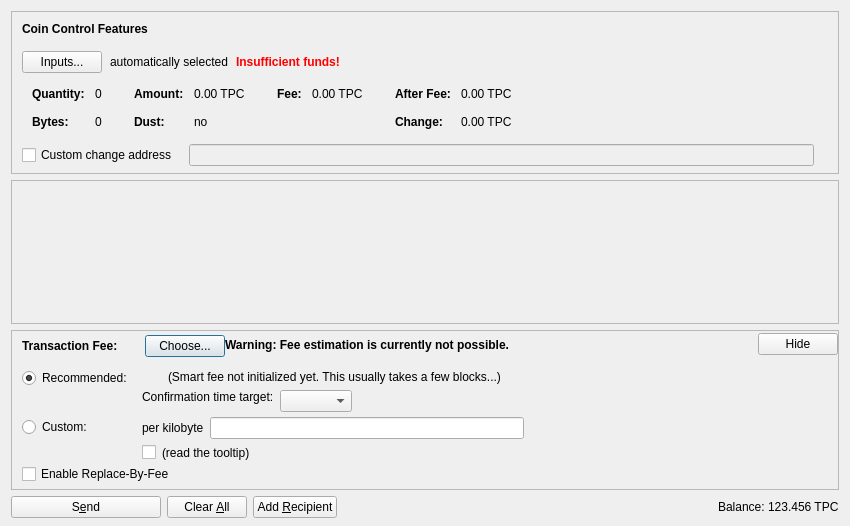
<?xml version="1.0" encoding="UTF-8"?>
<ui version="4.0">
 <class>SendCoinsDialog</class>
 <widget class="QDialog" name="SendCoinsDialog">
  <property name="geometry">
   <rect>
    <x>0</x>
    <y>0</y>
    <width>850</width>
    <height>526</height>
   </rect>
  </property>
  <property name="windowTitle">
   <string>Send Coins</string>
  </property>
  <layout class="QVBoxLayout" name="verticalLayout" stretch="0,1,0,0">
   <property name="bottomMargin">
    <number>8</number>
   </property>
   <item>
    <widget class="QFrame" name="frameCoinControl">
     <property name="sizePolicy">
      <sizepolicy hsizetype="Expanding" vsizetype="Expanding">
       <horstretch>0</horstretch>
       <verstretch>0</verstretch>
      </sizepolicy>
     </property>
     <property name="maximumSize">
      <size>
       <width>16777215</width>
       <height>16777215</height>
      </size>
     </property>
     <property name="frameShape">
      <enum>QFrame::StyledPanel</enum>
     </property>
     <property name="frameShadow">
      <enum>QFrame::Sunken</enum>
     </property>
     <layout class="QVBoxLayout" name="verticalLayoutCoinControl2">
      <property name="spacing">
       <number>0</number>
      </property>
      <property name="leftMargin">
       <number>0</number>
      </property>
      <property name="topMargin">
       <number>0</number>
      </property>
      <property name="rightMargin">
       <number>0</number>
      </property>
      <property name="bottomMargin">
       <number>6</number>
      </property>
      <item>
       <layout class="QVBoxLayout" name="verticalLayoutCoinControl" stretch="0,0,0,0,1">
        <property name="spacing">
         <number>0</number>
        </property>
        <property name="leftMargin">
         <number>10</number>
        </property>
        <property name="topMargin">
         <number>10</number>
        </property>
        <item>
         <layout class="QHBoxLayout" name="horizontalLayoutCoinControl1">
          <property name="bottomMargin">
           <number>15</number>
          </property>
          <item>
           <widget class="QLabel" name="labelCoinControlFeatures">
            <property name="sizePolicy">
             <sizepolicy hsizetype="Preferred" vsizetype="Maximum">
              <horstretch>0</horstretch>
              <verstretch>0</verstretch>
             </sizepolicy>
            </property>
            <property name="font">
             <font>
              <weight>75</weight>
              <bold>true</bold>
             </font>
            </property>
            <property name="styleSheet">
             <string notr="true">font-weight:bold;</string>
            </property>
            <property name="text">
             <string>Coin Control Features</string>
            </property>
           </widget>
          </item>
         </layout>
        </item>
        <item>
         <layout class="QHBoxLayout" name="horizontalLayoutCoinControl2" stretch="0,0,0,0">
          <property name="spacing">
           <number>8</number>
          </property>
          <property name="bottomMargin">
           <number>10</number>
          </property>
          <item>
           <widget class="QPushButton" name="pushButtonCoinControl">
            <property name="styleSheet">
             <string notr="true"/>
            </property>
            <property name="text">
             <string>Inputs...</string>
            </property>
            <property name="autoDefault">
             <bool>false</bool>
            </property>
           </widget>
          </item>
          <item>
           <widget class="QLabel" name="labelCoinControlAutomaticallySelected">
            <property name="text">
             <string>automatically selected</string>
            </property>
            <property name="margin">
             <number>5</number>
            </property>
           </widget>
          </item>
          <item>
           <widget class="QLabel" name="labelCoinControlInsuffFunds">
            <property name="font">
             <font>
              <weight>75</weight>
              <bold>true</bold>
             </font>
            </property>
            <property name="styleSheet">
             <string notr="true">color:red;font-weight:bold;</string>
            </property>
            <property name="text">
             <string>Insufficient funds!</string>
            </property>
            <property name="margin">
             <number>5</number>
            </property>
           </widget>
          </item>
          <item>
           <spacer name="horizontalSpacerCoinControl">
            <property name="orientation">
             <enum>Qt::Horizontal</enum>
            </property>
            <property name="sizeHint" stdset="0">
             <size>
              <width>40</width>
              <height>1</height>
             </size>
            </property>
           </spacer>
          </item>
         </layout>
        </item>
        <item>
         <widget class="QWidget" name="widgetCoinControl" native="true">
          <property name="sizePolicy">
           <sizepolicy hsizetype="Preferred" vsizetype="Preferred">
            <horstretch>0</horstretch>
            <verstretch>0</verstretch>
           </sizepolicy>
          </property>
          <property name="minimumSize">
           <size>
            <width>0</width>
            <height>0</height>
           </size>
          </property>
          <property name="styleSheet">
           <string notr="true"/>
          </property>
          <layout class="QHBoxLayout" name="horizontalLayoutCoinControl5">
           <property name="leftMargin">
            <number>0</number>
           </property>
           <property name="topMargin">
            <number>0</number>
           </property>
           <property name="rightMargin">
            <number>0</number>
           </property>
           <property name="bottomMargin">
            <number>0</number>
           </property>
           <item>
            <layout class="QHBoxLayout" name="horizontalLayoutCoinControl3" stretch="0,0,0,1">
             <property name="spacing">
              <number>20</number>
             </property>
             <property name="topMargin">
              <number>0</number>
             </property>
             <property name="bottomMargin">
              <number>10</number>
             </property>
             <item>
              <layout class="QFormLayout" name="formLayoutCoinControl1">
               <property name="horizontalSpacing">
                <number>10</number>
               </property>
               <property name="verticalSpacing">
                <number>14</number>
               </property>
               <property name="leftMargin">
                <number>10</number>
               </property>
               <property name="topMargin">
                <number>4</number>
               </property>
               <property name="rightMargin">
                <number>6</number>
               </property>
               <item row="0" column="0">
                <widget class="QLabel" name="labelCoinControlQuantityText">
                 <property name="font">
                  <font>
                   <weight>75</weight>
                   <bold>true</bold>
                  </font>
                 </property>
                 <property name="text">
                  <string>Quantity:</string>
                 </property>
                 <property name="margin">
                  <number>0</number>
                 </property>
                </widget>
               </item>
               <item row="0" column="1">
                <widget class="QLabel" name="labelCoinControlQuantity">
                 <property name="cursor">
                  <cursorShape>IBeamCursor</cursorShape>
                 </property>
                 <property name="contextMenuPolicy">
                  <enum>Qt::ActionsContextMenu</enum>
                 </property>
                 <property name="text">
                  <string notr="true">0</string>
                 </property>
                 <property name="margin">
                  <number>0</number>
                 </property>
                 <property name="textInteractionFlags">
                  <set>Qt::LinksAccessibleByMouse|Qt::TextSelectableByKeyboard|Qt::TextSelectableByMouse</set>
                 </property>
                </widget>
               </item>
               <item row="1" column="0">
                <widget class="QLabel" name="labelCoinControlBytesText">
                 <property name="font">
                  <font>
                   <weight>75</weight>
                   <bold>true</bold>
                  </font>
                 </property>
                 <property name="text">
                  <string>Bytes:</string>
                 </property>
                </widget>
               </item>
               <item row="1" column="1">
                <widget class="QLabel" name="labelCoinControlBytes">
                 <property name="cursor">
                  <cursorShape>IBeamCursor</cursorShape>
                 </property>
                 <property name="contextMenuPolicy">
                  <enum>Qt::ActionsContextMenu</enum>
                 </property>
                 <property name="text">
                  <string notr="true">0</string>
                 </property>
                 <property name="textInteractionFlags">
                  <set>Qt::LinksAccessibleByMouse|Qt::TextSelectableByKeyboard|Qt::TextSelectableByMouse</set>
                 </property>
                </widget>
               </item>
              </layout>
             </item>
             <item>
              <layout class="QFormLayout" name="formLayoutCoinControl2">
               <property name="horizontalSpacing">
                <number>10</number>
               </property>
               <property name="verticalSpacing">
                <number>14</number>
               </property>
               <property name="leftMargin">
                <number>6</number>
               </property>
               <property name="topMargin">
                <number>4</number>
               </property>
               <property name="rightMargin">
                <number>6</number>
               </property>
               <item row="0" column="0">
                <widget class="QLabel" name="labelCoinControlAmountText">
                 <property name="font">
                  <font>
                   <weight>75</weight>
                   <bold>true</bold>
                  </font>
                 </property>
                 <property name="text">
                  <string>Amount:</string>
                 </property>
                 <property name="margin">
                  <number>0</number>
                 </property>
                </widget>
               </item>
               <item row="0" column="1">
                <widget class="QLabel" name="labelCoinControlAmount">
                 <property name="cursor">
                  <cursorShape>IBeamCursor</cursorShape>
                 </property>
                 <property name="contextMenuPolicy">
                  <enum>Qt::ActionsContextMenu</enum>
                 </property>
                 <property name="text">
                  <string notr="true">0.00 TPC</string>
                 </property>
                 <property name="textInteractionFlags">
                  <set>Qt::LinksAccessibleByMouse|Qt::TextSelectableByKeyboard|Qt::TextSelectableByMouse</set>
                 </property>
                </widget>
               </item>
               <item row="1" column="0">
                <widget class="QLabel" name="labelCoinControlLowOutputText">
                 <property name="font">
                  <font>
                   <weight>75</weight>
                   <bold>true</bold>
                  </font>
                 </property>
                 <property name="text">
                  <string>Dust:</string>
                 </property>
                </widget>
               </item>
               <item row="1" column="1">
                <widget class="QLabel" name="labelCoinControlLowOutput">
                 <property name="cursor">
                  <cursorShape>IBeamCursor</cursorShape>
                 </property>
                 <property name="contextMenuPolicy">
                  <enum>Qt::ActionsContextMenu</enum>
                 </property>
                 <property name="text">
                  <string notr="true">no</string>
                 </property>
                 <property name="textInteractionFlags">
                  <set>Qt::LinksAccessibleByMouse|Qt::TextSelectableByKeyboard|Qt::TextSelectableByMouse</set>
                 </property>
                </widget>
               </item>
              </layout>
             </item>
             <item>
              <layout class="QFormLayout" name="formLayoutCoinControl3">
               <property name="horizontalSpacing">
                <number>10</number>
               </property>
               <property name="verticalSpacing">
                <number>14</number>
               </property>
               <property name="leftMargin">
                <number>6</number>
               </property>
               <property name="topMargin">
                <number>4</number>
               </property>
               <property name="rightMargin">
                <number>6</number>
               </property>
               <item row="0" column="0">
                <widget class="QLabel" name="labelCoinControlFeeText">
                 <property name="font">
                  <font>
                   <weight>75</weight>
                   <bold>true</bold>
                  </font>
                 </property>
                 <property name="text">
                  <string>Fee:</string>
                 </property>
                 <property name="margin">
                  <number>0</number>
                 </property>
                </widget>
               </item>
               <item row="0" column="1">
                <widget class="QLabel" name="labelCoinControlFee">
                 <property name="cursor">
                  <cursorShape>IBeamCursor</cursorShape>
                 </property>
                 <property name="contextMenuPolicy">
                  <enum>Qt::ActionsContextMenu</enum>
                 </property>
                 <property name="text">
                  <string notr="true">0.00 TPC</string>
                 </property>
                 <property name="textInteractionFlags">
                  <set>Qt::LinksAccessibleByMouse|Qt::TextSelectableByKeyboard|Qt::TextSelectableByMouse</set>
                 </property>
                </widget>
               </item>
              </layout>
             </item>
             <item>
              <layout class="QFormLayout" name="formLayoutCoinControl4">
               <property name="horizontalSpacing">
                <number>10</number>
               </property>
               <property name="verticalSpacing">
                <number>14</number>
               </property>
               <property name="leftMargin">
                <number>6</number>
               </property>
               <property name="topMargin">
                <number>4</number>
               </property>
               <property name="rightMargin">
                <number>6</number>
               </property>
               <item row="0" column="0">
                <widget class="QLabel" name="labelCoinControlAfterFeeText">
                 <property name="font">
                  <font>
                   <weight>75</weight>
                   <bold>true</bold>
                  </font>
                 </property>
                 <property name="text">
                  <string>After Fee:</string>
                 </property>
                 <property name="margin">
                  <number>0</number>
                 </property>
                </widget>
               </item>
               <item row="0" column="1">
                <widget class="QLabel" name="labelCoinControlAfterFee">
                 <property name="cursor">
                  <cursorShape>IBeamCursor</cursorShape>
                 </property>
                 <property name="contextMenuPolicy">
                  <enum>Qt::ActionsContextMenu</enum>
                 </property>
                 <property name="text">
                  <string notr="true">0.00 TPC</string>
                 </property>
                 <property name="textInteractionFlags">
                  <set>Qt::LinksAccessibleByMouse|Qt::TextSelectableByKeyboard|Qt::TextSelectableByMouse</set>
                 </property>
                </widget>
               </item>
               <item row="1" column="0">
                <widget class="QLabel" name="labelCoinControlChangeText">
                 <property name="font">
                  <font>
                   <weight>75</weight>
                   <bold>true</bold>
                  </font>
                 </property>
                 <property name="text">
                  <string>Change:</string>
                 </property>
                </widget>
               </item>
               <item row="1" column="1">
                <widget class="QLabel" name="labelCoinControlChange">
                 <property name="cursor">
                  <cursorShape>IBeamCursor</cursorShape>
                 </property>
                 <property name="contextMenuPolicy">
                  <enum>Qt::ActionsContextMenu</enum>
                 </property>
                 <property name="text">
                  <string notr="true">0.00 TPC</string>
                 </property>
                 <property name="textInteractionFlags">
                  <set>Qt::LinksAccessibleByMouse|Qt::TextSelectableByKeyboard|Qt::TextSelectableByMouse</set>
                 </property>
                </widget>
               </item>
              </layout>
             </item>
            </layout>
           </item>
          </layout>
         </widget>
        </item>
        <item>
         <layout class="QHBoxLayout" name="horizontalLayoutCoinControl4" stretch="0,0,0">
          <property name="spacing">
           <number>12</number>
          </property>
          <property name="sizeConstraint">
           <enum>QLayout::SetDefaultConstraint</enum>
          </property>
          <property name="topMargin">
           <number>5</number>
          </property>
          <property name="rightMargin">
           <number>5</number>
          </property>
          <item>
           <widget class="QCheckBox" name="checkBoxCoinControlChange">
            <property name="toolTip">
             <string>If this is activated, but the change address is empty or invalid, change will be sent to a newly generated address.</string>
            </property>
            <property name="text">
             <string>Custom change address</string>
            </property>
           </widget>
          </item>
          <item>
           <widget class="QValidatedLineEdit" name="lineEditCoinControlChange">
            <property name="enabled">
             <bool>false</bool>
            </property>
            <property name="sizePolicy">
             <sizepolicy hsizetype="Expanding" vsizetype="Fixed">
              <horstretch>0</horstretch>
              <verstretch>0</verstretch>
             </sizepolicy>
            </property>
           </widget>
          </item>
          <item>
           <widget class="QLabel" name="labelCoinControlChangeLabel">
            <property name="sizePolicy">
             <sizepolicy hsizetype="Preferred" vsizetype="Expanding">
              <horstretch>0</horstretch>
              <verstretch>0</verstretch>
             </sizepolicy>
            </property>
            <property name="minimumSize">
             <size>
              <width>0</width>
              <height>0</height>
             </size>
            </property>
            <property name="text">
             <string/>
            </property>
            <property name="margin">
             <number>3</number>
            </property>
           </widget>
          </item>
         </layout>
        </item>
        <item>
         <spacer name="verticalSpacerCoinControl">
          <property name="orientation">
           <enum>Qt::Vertical</enum>
          </property>
          <property name="sizeHint" stdset="0">
           <size>
            <width>800</width>
            <height>1</height>
           </size>
          </property>
         </spacer>
        </item>
       </layout>
      </item>
     </layout>
    </widget>
   </item>
   <item>
    <widget class="QScrollArea" name="scrollArea">
     <property name="widgetResizable">
      <bool>true</bool>
     </property>
     <widget class="QWidget" name="scrollAreaWidgetContents">
      <property name="geometry">
       <rect>
        <x>0</x>
        <y>0</y>
        <width>830</width>
        <height>104</height>
       </rect>
      </property>
      <layout class="QVBoxLayout" name="verticalLayout_2" stretch="0,1">
       <property name="leftMargin">
        <number>0</number>
       </property>
       <property name="topMargin">
        <number>0</number>
       </property>
       <property name="rightMargin">
        <number>0</number>
       </property>
       <property name="bottomMargin">
        <number>0</number>
       </property>
       <item>
        <layout class="QVBoxLayout" name="entries">
         <property name="spacing">
          <number>6</number>
         </property>
        </layout>
       </item>
       <item>
        <spacer name="verticalSpacer">
         <property name="orientation">
          <enum>Qt::Vertical</enum>
         </property>
         <property name="sizeHint" stdset="0">
          <size>
           <width>20</width>
           <height>40</height>
          </size>
         </property>
        </spacer>
       </item>
      </layout>
     </widget>
    </widget>
   </item>
   <item>
    <widget class="QFrame" name="frameFee">
     <property name="sizePolicy">
      <sizepolicy hsizetype="Expanding" vsizetype="Expanding">
       <horstretch>0</horstretch>
       <verstretch>0</verstretch>
      </sizepolicy>
     </property>
     <property name="maximumSize">
      <size>
       <width>16777215</width>
       <height>16777215</height>
      </size>
     </property>
     <property name="frameShape">
      <enum>QFrame::StyledPanel</enum>
     </property>
     <property name="frameShadow">
      <enum>QFrame::Sunken</enum>
     </property>
     <layout class="QVBoxLayout" name="verticalLayoutFee1">
      <property name="spacing">
       <number>0</number>
      </property>
      <property name="leftMargin">
       <number>0</number>
      </property>
      <property name="topMargin">
       <number>0</number>
      </property>
      <property name="rightMargin">
       <number>0</number>
      </property>
      <property name="bottomMargin">
       <number>0</number>
      </property>
      <item>
       <layout class="QVBoxLayout" name="verticalLayoutFee2" stretch="0,0,0">
        <property name="spacing">
         <number>0</number>
        </property>
        <property name="leftMargin">
         <number>10</number>
        </property>
        <property name="topMargin">
         <number>0</number>
        </property>
        <item>
         <layout class="QHBoxLayout" name="horizontalLayoutFee1">
          <property name="bottomMargin">
           <number>0</number>
          </property>
          <item>
           <layout class="QVBoxLayout" name="verticalLayoutFee7">
            <property name="spacing">
             <number>0</number>
            </property>
            <item>
             <spacer name="verticalSpacerSmartFee">
              <property name="orientation">
               <enum>Qt::Vertical</enum>
              </property>
              <property name="sizeType">
               <enum>QSizePolicy::Fixed</enum>
              </property>
              <property name="sizeHint" stdset="0">
               <size>
                <width>1</width>
                <height>4</height>
               </size>
              </property>
             </spacer>
            </item>
            <item>
             <layout class="QHBoxLayout" name="horizontalLayoutSmartFee">
              <property name="spacing">
               <number>10</number>
              </property>
              <item>
               <widget class="QLabel" name="labelFeeHeadline">
                <property name="sizePolicy">
                 <sizepolicy hsizetype="Preferred" vsizetype="Maximum">
                  <horstretch>0</horstretch>
                  <verstretch>0</verstretch>
                 </sizepolicy>
                </property>
                <property name="font">
                 <font>
                  <weight>75</weight>
                  <bold>true</bold>
                 </font>
                </property>
                <property name="styleSheet">
                 <string notr="true">font-weight:bold;</string>
                </property>
                <property name="text">
                 <string>Transaction Fee:</string>
                </property>
               </widget>
              </item>
              <item>
               <widget class="QLabel" name="labelFeeMinimized">
                <property name="text">
                 <string/>
                </property>
               </widget>
              </item>
              <item>
               <widget class="QPushButton" name="buttonChooseFee">
                <property name="text">
                 <string>Choose...</string>
                </property>
               </widget>
              </item>
             </layout>
            </item>
            <item>
             <spacer name="verticalSpacer_5">
              <property name="orientation">
               <enum>Qt::Vertical</enum>
              </property>
              <property name="sizeHint" stdset="0">
               <size>
                <width>1</width>
                <height>1</height>
               </size>
              </property>
             </spacer>
            </item>
           </layout>
          </item>
          <item>
           <widget class="QLabel" name="fallbackFeeWarningLabel">
            <property name="toolTip">
             <string>Using the fallbackfee can result in sending a transaction that will take several hours or days (or never) to confirm. Consider choosing your fee manually or wait until you have validated the complete chain.</string>
            </property>
            <property name="font">
            <font>
                <weight>75</weight>
                <bold>true</bold>
            </font>
            </property>
            <property name="text">
             <string>Warning: Fee estimation is currently not possible.</string>
            </property>
            <property name="wordWrap">
             <bool>false</bool>
            </property>
           </widget>
          </item>
          <item>
           <spacer name="horizontalSpacer_4">
            <property name="orientation">
             <enum>Qt::Horizontal</enum>
            </property>
            <property name="sizeType">
             <enum>QSizePolicy::MinimumExpanding</enum>
            </property>
            <property name="sizeHint" stdset="0">
             <size>
              <width>40</width>
              <height>20</height>
             </size>
            </property>
           </spacer>
          </item>
          <item>
           <widget class="QPushButton" name="buttonMinimizeFee">
            <property name="toolTip">
             <string>collapse fee-settings</string>
            </property>
            <property name="text">
             <string>Hide</string>
            </property>
           </widget>
          </item>
         </layout>
        </item>
        <item>
         <widget class="QFrame" name="frameFeeSelection">
          <layout class="QVBoxLayout" name="verticalLayoutFee12">
           <property name="spacing">
            <number>0</number>
           </property>
           <property name="leftMargin">
            <number>0</number>
           </property>
           <property name="topMargin">
            <number>0</number>
           </property>
           <property name="rightMargin">
            <number>0</number>
           </property>
           <property name="bottomMargin">
            <number>0</number>
           </property>
           <item>
            <layout class="QGridLayout" name="gridLayoutFee">
             <property name="topMargin">
              <number>10</number>
             </property>
             <property name="bottomMargin">
              <number>4</number>
             </property>
             <property name="horizontalSpacing">
              <number>10</number>
             </property>
             <property name="verticalSpacing">
              <number>4</number>
             </property>
             <item row="1" column="1">
              <layout class="QVBoxLayout" name="verticalLayoutFee8">
               <property name="spacing">
                <number>6</number>
               </property>
               <item>
                <layout class="QHBoxLayout" name="horizontalLayoutFee13">
                 <item>
                  <widget class="QLabel" name="labelCustomPerKilobyte">
                   <property name="toolTip">
                    <string>Specify a custom fee per kB (1,000 bytes) of the transaction's virtual size.

Note:  Since the fee is calculated on a per-byte basis, a fee of "100 tapyrus per kB" for a transaction size of 500 bytes (half of 1 kB) would ultimately yield a fee of only 50 tapyrus.</string>
                   </property>
                   <property name="text">
                    <string>per kilobyte</string>
                   </property>
                  </widget>
                 </item>
                 <item>
                  <widget class="BitcoinAmountField" name="customFee"/>
                 </item>
                 <item>
                  <spacer name="horizontalSpacer_6">
                   <property name="orientation">
                    <enum>Qt::Horizontal</enum>
                   </property>
                   <property name="sizeHint" stdset="0">
                    <size>
                     <width>1</width>
                     <height>1</height>
                    </size>
                   </property>
                  </spacer>
                 </item>
                </layout>
               </item>
               <item>
                <layout class="QHBoxLayout" name="horizontalLayoutFee8">
                 <item>
                  <widget class="QCheckBox" name="checkBoxMinimumFee">
                   <property name="toolTip">
                    <string>Paying only the minimum fee is just fine as long as there is less transaction volume than space in the blocks. But be aware that this can end up in a never confirming transaction once there is more demand for bitcoin transactions than the network can process.</string>
                   </property>
                   <property name="text">
                    <string/>
                   </property>
                  </widget>
                 </item>
                 <item>
                  <widget class="QLabel" name="labelMinFeeWarning">
                   <property name="enabled">
                    <bool>true</bool>
                   </property>
                   <property name="toolTip">
                    <string>Paying only the minimum fee is just fine as long as there is less transaction volume than space in the blocks. But be aware that this can end up in a never confirming transaction once there is more demand for bitcoin transactions than the network can process.</string>
                   </property>
                   <property name="text">
                    <string>(read the tooltip)</string>
                   </property>
                   <property name="margin">
                    <number>5</number>
                   </property>
                  </widget>
                 </item>
                 <item>
                  <spacer name="horizontalSpacer_2">
                   <property name="orientation">
                    <enum>Qt::Horizontal</enum>
                   </property>
                   <property name="sizeHint" stdset="0">
                    <size>
                     <width>1</width>
                     <height>1</height>
                    </size>
                   </property>
                  </spacer>
                 </item>
                </layout>
               </item>
              </layout>
             </item>
             <item row="0" column="0">
              <layout class="QVBoxLayout" name="verticalLayoutFee4" stretch="0,1">
               <item>
                <widget class="QRadioButton" name="radioSmartFee">
                 <property name="text">
                  <string>Recommended:</string>
                 </property>
                 <property name="checked">
                  <bool>true</bool>
                 </property>
                 <attribute name="buttonGroup">
                  <string notr="true">groupFee</string>
                 </attribute>
                </widget>
               </item>
               <item>
                <spacer name="verticalSpacer_2">
                 <property name="orientation">
                  <enum>Qt::Vertical</enum>
                 </property>
                 <property name="sizeHint" stdset="0">
                  <size>
                   <width>1</width>
                   <height>1</height>
                  </size>
                 </property>
                </spacer>
               </item>
              </layout>
             </item>
             <item row="1" column="0">
              <layout class="QVBoxLayout" name="verticalLayoutFee9" stretch="0,1">
               <item>
                <widget class="QRadioButton" name="radioCustomFee">
                 <property name="text">
                  <string>Custom:</string>
                 </property>
                 <attribute name="buttonGroup">
                  <string notr="true">groupFee</string>
                 </attribute>
                </widget>
               </item>
               <item>
                <spacer name="verticalSpacer_6">
                 <property name="orientation">
                  <enum>Qt::Vertical</enum>
                 </property>
                 <property name="sizeHint" stdset="0">
                  <size>
                   <width>1</width>
                   <height>1</height>
                  </size>
                 </property>
                </spacer>
               </item>
              </layout>
             </item>
             <item row="0" column="1">
              <layout class="QVBoxLayout" name="verticalLayoutFee3" stretch="0,0,1">
               <property name="spacing">
                <number>6</number>
               </property>
               <property name="topMargin">
                <number>2</number>
               </property>
               <item>
                <layout class="QHBoxLayout" name="horizontalLayoutFee12">
                 <item>
                  <widget class="QLabel" name="labelSmartFee">
                   <property name="text">
                    <string/>
                   </property>
                   <property name="margin">
                    <number>2</number>
                   </property>
                  </widget>
                 </item>
                 <item>
                  <widget class="QLabel" name="labelFeeEstimation">
                   <property name="text">
                    <string/>
                   </property>
                  </widget>
                 </item>
                 <item>
                  <widget class="QLabel" name="labelSmartFee2">
                   <property name="text">
                    <string>(Smart fee not initialized yet. This usually takes a few blocks...)</string>
                   </property>
                   <property name="margin">
                    <number>2</number>
                   </property>
                  </widget>
                 </item>
                 <item>
                  <spacer name="horizontalSpacer_5">
                   <property name="orientation">
                    <enum>Qt::Horizontal</enum>
                   </property>
                   <property name="sizeHint" stdset="0">
                    <size>
                     <width>1</width>
                     <height>1</height>
                    </size>
                   </property>
                  </spacer>
                 </item>
                </layout>
               </item>
               <item>
                <layout class="QHBoxLayout" name="horizontalLayoutFee9">
                 <item>
                  <layout class="QVBoxLayout" name="verticalLayoutFee6">
                   <item>
                    <widget class="QLabel" name="labelSmartFee3">
                     <property name="text">
                      <string>Confirmation time target:</string>
                     </property>
                     <property name="margin">
                      <number>2</number>
                     </property>
                    </widget>
                   </item>
                   <item>
                    <spacer name="verticalSpacer_3">
                     <property name="orientation">
                      <enum>Qt::Vertical</enum>
                     </property>
                     <property name="sizeHint" stdset="0">
                      <size>
                       <width>1</width>
                       <height>1</height>
                      </size>
                     </property>
                    </spacer>
                   </item>
                  </layout>
                 </item>
                 <item>
                  <layout class="QVBoxLayout" name="verticalLayoutFee5">
                   <property name="rightMargin">
                    <number>30</number>
                   </property>
                   <item>
                    <layout class="QHBoxLayout" name="horizontalLayoutConfTarget">
                     <property name="bottomMargin">
                      <number>0</number>
                     </property>
                     <item>
                      <widget class="QComboBox" name="confTargetSelector"/>
                     </item>
                     <item>
                      <spacer name="horizontalSpacerConfTarget">
                       <property name="orientation">
                        <enum>Qt::Horizontal</enum>
                       </property>
                       <property name="sizeHint" stdset="0">
                        <size>
                         <width>40</width>
                         <height>20</height>
                        </size>
                       </property>
                      </spacer>
                     </item>
                    </layout>
                   </item>
                  </layout>
                 </item>
                </layout>
               </item>
               <item>
                <spacer name="verticalSpacer_4">
                 <property name="orientation">
                  <enum>Qt::Vertical</enum>
                 </property>
                 <property name="sizeHint" stdset="0">
                  <size>
                   <width>1</width>
                   <height>1</height>
                  </size>
                 </property>
                </spacer>
               </item>
              </layout>
             </item>
            </layout>
           </item>
           <item>
            <widget class="QCheckBox" name="optInRBF">
             <property name="text">
              <string>Enable Replace-By-Fee</string>
             </property>
             <property name="toolTip">
              <string>With Replace-By-Fee (BIP-125) you can increase a transaction's fee after it is sent. Without this, a higher fee may be recommended to compensate for increased transaction delay risk.</string>
             </property>
            </widget>
           </item>
          </layout>
         </widget>
        </item>
        <item>
         <spacer name="verticalSpacerFee">
          <property name="orientation">
           <enum>Qt::Vertical</enum>
          </property>
          <property name="sizeHint" stdset="0">
           <size>
            <width>40</width>
            <height>5</height>
           </size>
          </property>
         </spacer>
        </item>
       </layout>
      </item>
     </layout>
    </widget>
   </item>
   <item>
    <layout class="QHBoxLayout" name="horizontalLayout">
     <item>
      <widget class="QPushButton" name="sendButton">
       <property name="minimumSize">
        <size>
         <width>150</width>
         <height>0</height>
        </size>
       </property>
       <property name="toolTip">
        <string>Confirm the send action</string>
       </property>
       <property name="text">
        <string>S&amp;end</string>
       </property>
       <property name="icon">
        <iconset resource="../tapyrus.qrc">
         <normaloff>:/icons/send</normaloff>:/icons/send</iconset>
       </property>
       <property name="autoDefault">
        <bool>false</bool>
       </property>
       <property name="default">
        <bool>false</bool>
       </property>
      </widget>
     </item>
     <item>
      <widget class="QPushButton" name="clearButton">
       <property name="sizePolicy">
        <sizepolicy hsizetype="Minimum" vsizetype="Fixed">
         <horstretch>0</horstretch>
         <verstretch>0</verstretch>
        </sizepolicy>
       </property>
       <property name="toolTip">
        <string>Clear all fields of the form.</string>
       </property>
       <property name="text">
        <string>Clear &amp;All</string>
       </property>
       <property name="icon">
        <iconset resource="../tapyrus.qrc">
         <normaloff>:/icons/remove</normaloff>:/icons/remove</iconset>
       </property>
       <property name="autoDefault">
        <bool>false</bool>
       </property>
      </widget>
     </item>
     <item>
      <widget class="QPushButton" name="addButton">
       <property name="toolTip">
        <string>Send to multiple recipients at once</string>
       </property>
       <property name="text">
        <string>Add &amp;Recipient</string>
       </property>
       <property name="icon">
        <iconset resource="../tapyrus.qrc">
         <normaloff>:/icons/add</normaloff>:/icons/add</iconset>
       </property>
       <property name="autoDefault">
        <bool>false</bool>
       </property>
      </widget>
     </item>
     <item>
      <spacer name="horizontalSpacer">
       <property name="orientation">
        <enum>Qt::Horizontal</enum>
       </property>
       <property name="sizeHint" stdset="0">
        <size>
         <width>40</width>
         <height>20</height>
        </size>
       </property>
      </spacer>
     </item>
     <item>
      <layout class="QHBoxLayout" name="horizontalLayout_2">
       <property name="spacing">
        <number>3</number>
       </property>
       <item>
        <widget class="QLabel" name="label">
         <property name="sizePolicy">
          <sizepolicy hsizetype="Preferred" vsizetype="Fixed">
           <horstretch>0</horstretch>
           <verstretch>0</verstretch>
          </sizepolicy>
         </property>
         <property name="text">
          <string>Balance:</string>
         </property>
        </widget>
       </item>
       <item>
        <widget class="QLabel" name="labelBalance">
         <property name="sizePolicy">
          <sizepolicy hsizetype="Preferred" vsizetype="Fixed">
           <horstretch>0</horstretch>
           <verstretch>0</verstretch>
          </sizepolicy>
         </property>
         <property name="cursor">
          <cursorShape>IBeamCursor</cursorShape>
         </property>
         <property name="text">
          <string notr="true">123.456 TPC</string>
         </property>
         <property name="textInteractionFlags">
          <set>Qt::LinksAccessibleByMouse|Qt::TextSelectableByKeyboard|Qt::TextSelectableByMouse</set>
         </property>
        </widget>
       </item>
      </layout>
     </item>
    </layout>
   </item>
  </layout>
 </widget>
 <customwidgets>
  <customwidget>
   <class>QValidatedLineEdit</class>
   <extends>QLineEdit</extends>
   <header>qt/qvalidatedlineedit.h</header>
  </customwidget>
  <customwidget>
   <class>BitcoinAmountField</class>
   <extends>QLineEdit</extends>
   <header>qt/tapyrusamountfield.h</header>
   <container>1</container>
  </customwidget>
 </customwidgets>
 <resources>
  <include location="../tapyrus.qrc"/>
 </resources>
 <connections/>
 <buttongroups>
  <buttongroup name="groupFee"/>
 </buttongroups>
</ui>
